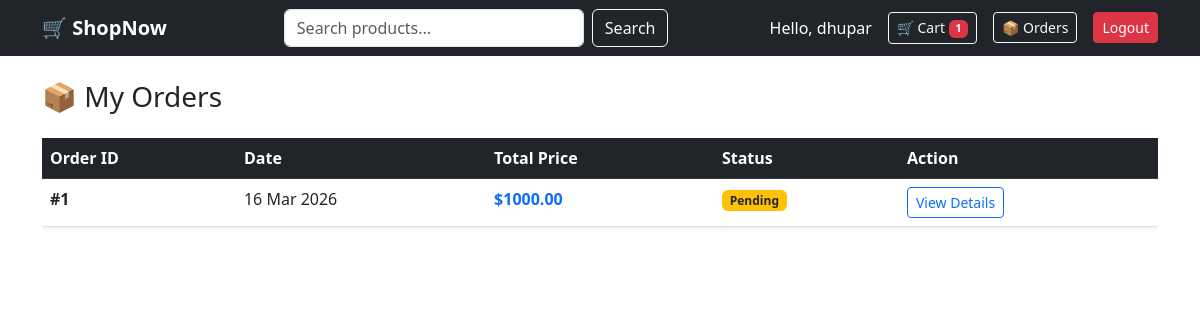
Screenshot of /orders/ (signed in) with the database file from the repository.
### store/models.py (models this page shows, shortened)
class Order(models.Model):
    STATUS_CHOICES = [
        ('pending', 'Pending'),
        ('processing', 'Processing'),
        ('shipped', 'Shipped'),
        ('delivered', 'Delivered'),
        ('cancelled', 'Cancelled'),
    ]
    user = models.ForeignKey(User, on_delete=models.CASCADE)
    status = models.CharField(max_length=20, choices=STATUS_CHOICES, default='pending')
    total_price = models.DecimalField(max_digits=10, decimal_places=2, default=0)
    full_name = models.CharField(max_length=100)
    email = models.EmailField()
    phone = models.CharField(max_length=20)
    address = models.TextField()
    city = models.CharField(max_length=50)
    created_at = models.DateTimeField(auto_now_add=True)
    updated_at = models.DateTimeField(auto_now=True)
    class Meta:
        ordering = ['-created_at']  # newest orders first

### store/views.py (the view)
# urls.py: path('orders/', views.order_history, name='order_history'),
@login_required(login_url='login')
def order_history(request):
    orders = Order.objects.filter(user=request.user)
    return render(request, 'store/order_history.html', {
        'orders': orders
    })

### store/models.py (called while the page is built)
    def get_total_items(self):
        return sum(item.quantity for item in self.cartitem_set.all())

### templates/store/order_history.html (shortened to what this page needs)
{% extends 'base.html' %}
{% block content %}
<h3 class="mb-4">📦 My Orders</h3>
{% if orders %}
    <div class="table-responsive">
        <table class="table table-hover shadow-sm">
            <thead class="table-dark">
                <tr>
                    <th>Order ID</th>
                    <th>Date</th>
                    <th>Total Price</th>
                    <th>Status</th>
                    <th>Action</th>
                </tr>
            </thead>
            <tbody>
                {% for order in orders %}
                <tr>
                    <td><strong>#{{ order.id }}</strong></td>
                    <td>{{ order.created_at|date:"d M Y" }}</td>
                    <td class="text-primary fw-bold">${{ order.total_price }}</td>
                    <td>
                        {% if order.status == 'pending' %}
                            <span class="badge bg-warning text-dark">Pending</span>
                        {% elif order.status == 'processing' %}
                            <span class="badge bg-info">Processing</span>
                        {% elif order.status == 'shipped' %}
                            <span class="badge bg-primary">Shipped</span>
                        {% elif order.status == 'delivered' %}
                            <span class="badge bg-success">Delivered</span>
                        {% elif order.status == 'cancelled' %}
                            <span class="badge bg-danger">Cancelled</span>
                        {% endif %}
                    </td>
                    <td>
                        <a href="{% url 'order_detail' order.id %}"
                           class="btn btn-sm btn-outline-primary">
                           View Details
                        </a>
                    </td>
                </tr>
                {% endfor %}
            </tbody>
        </table>
    </div>
{% endif %}
{% endblock %}

### templates/base.html (shortened to what this page needs)
<!DOCTYPE html>
<html lang="en">
<head>
    <link href="https://cdn.jsdelivr.net/npm/bootstrap@5.3.0/dist/css/bootstrap.min.css" rel="stylesheet">
</head>
<body>
    <nav class="navbar navbar-expand-lg navbar-dark bg-dark">
        <div class="container">
            <a class="navbar-brand fw-bold" href="{% url 'home' %}">🛒 ShopNow</a>
            <form class="d-flex mx-auto" method="GET" action="{% url 'search' %}">
                <input class="form-control me-2"
                       type="search"
                       name="q"
                       placeholder="Search products..."
                       value="{{ request.GET.q }}"
                       style="width:300px;">
                <button class="btn btn-outline-light" type="submit">Search</button>
            </form>
            <div class="d-flex align-items-center gap-3">
                {% if user.is_authenticated %}
                    <span class="text-white">Hello, {{ user.username }}</span>
                    <a href="{% url 'cart' %}" class="btn btn-outline-light btn-sm">
                        🛒 Cart
                        {% if request.user.is_authenticated %}
                            {% with request.user.cart.get_total_items as total_items %}
                                {% if total_items > 0 %}
                                    <span class="badge bg-danger">{{ total_items }}</span>
                                {% endif %}
                            {% endwith %}
                        {% endif %}
                    </a>
                    <a href="{% url 'order_history' %}" class="btn btn-outline-light btn-sm">
                        📦 Orders
                    </a>
                    <a href="{% url 'logout' %}" class="btn btn-danger btn-sm">Logout</a>
                {% else %}
                    <a href="{% url 'login' %}" class="btn btn-outline-light btn-sm">Login</a>
                    <a href="{% url 'register' %}" class="btn btn-primary btn-sm">Register</a>
                {% endif %}
            </div>
        </div>
    </nav>
    <div class="container mt-4">
        {% block content %}
        {% endblock %}
    </div>
</body>
</html>

### rows the page displays
Order: id "1", created_at "16 Mar 2026", total_price "1000.00", status "Pending"

### other values shown
{{ user.username }} "dhupar"
{{ total_items }} "1"
